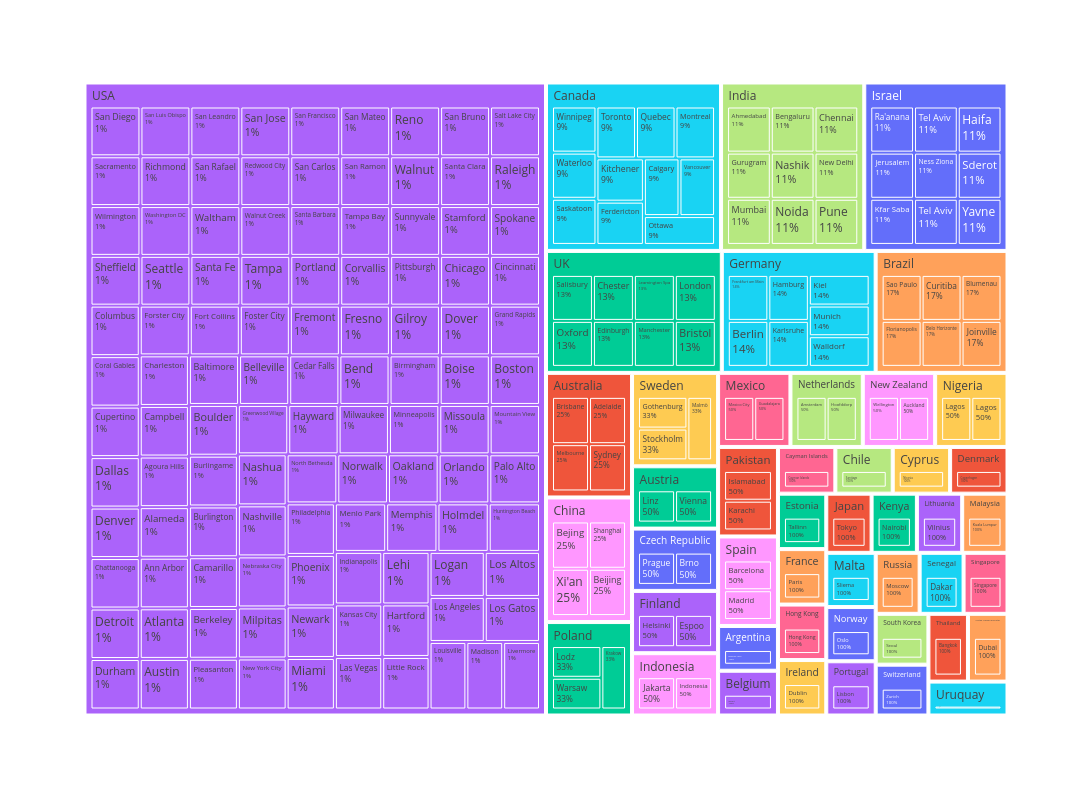

Write notebook code for a chart like this one.
### Code cell
fig = px.treemap(gr_cat, width=1280, height=800,
                 path=["Country","location_HQ"], values='size',
                 color='Country')
fig.update_traces(textinfo="label+percent parent")
fig.show()

### Figure 1 — Plotly figure (JSON) as saved in the notebook; plotly's stock layout.template omitted (floating-point values rounded to 4 significant figures; data arrays with more than 128 entries replaced by an {"elided": "..."} marker saying what was removed)
{"data": [{"branchvalues": "total", "customdata": {"elided": "264x1 str values"}, "domain": {"x": [0, 1], "y": [0, 1]}, "hovertemplate": "labels=%{label}<br>size=%{value}<br>parent=%{parent}<br>id=%{id}<br>Country=%{customdata[0]}<extra></extra>", "ids": {"elided": "264 str values"}, "labels": {"elided": "264 str values"}, "marker": {"colors": {"elided": "264 str values"}}, "name": "", "parents": {"elided": "264 str values"}, "textinfo": "label+percent parent", "type": "treemap", "values": {"elided": "264 float values"}}], "layout": {"height": 800, "legend": {"tracegroupgap": 0}, "margin": {"t": 60}, "width": 1280}}
